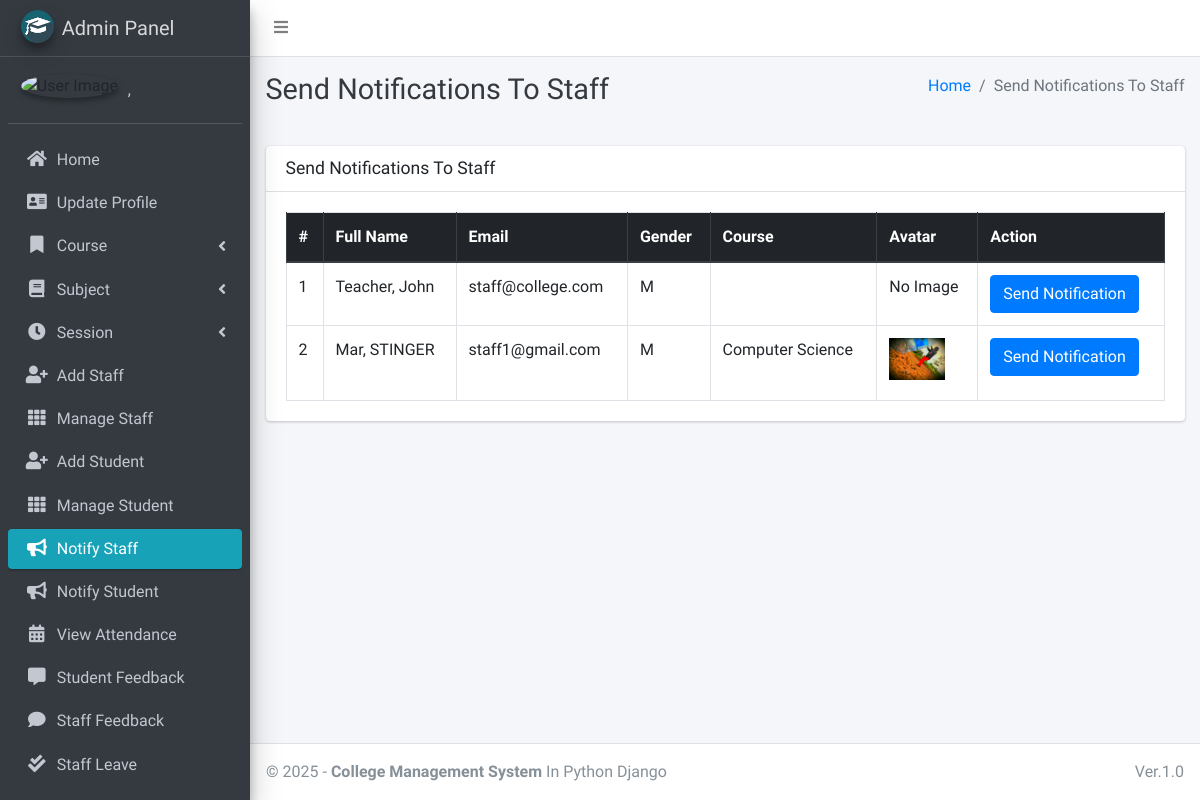
The page /admin_notify_staff (signed in) on the database its author committed.
### main_app/models.py (models this page shows, shortened)
class CustomUser(AbstractUser):
    USER_TYPE = ((1, "HOD"), (2, "Staff"), (3, "Student"))
    GENDER = [("M", "Male"), ("F", "Female")]
    username = None  # Removed username, using email instead
    email = models.EmailField(unique=True)
    user_type = models.CharField(default=1, choices=USER_TYPE, max_length=1)
    gender = models.CharField(max_length=1, choices=GENDER)
    profile_pic = models.ImageField()
    address = models.TextField()
    fcm_token = models.TextField(default="")  # For firebase notifications
    created_at = models.DateTimeField(auto_now_add=True)
    updated_at = models.DateTimeField(auto_now=True)
    USERNAME_FIELD = "email"
    REQUIRED_FIELDS = []
    objects = CustomUserManager()
    def __str__(self):
        return self.last_name + ", " + self.first_name

class Staff(models.Model):
    course = models.ForeignKey(Course, on_delete=models.DO_NOTHING, null=True, blank=False)
    admin = models.OneToOneField(CustomUser, on_delete=models.CASCADE)

class Course(models.Model):
    name = models.CharField(max_length=120)
    created_at = models.DateTimeField(auto_now_add=True)
    updated_at = models.DateTimeField(auto_now=True)

### main_app/hod_views.py (the view)
# urls.py: path("admin_notify_staff", hod_views.admin_notify_staff,
def admin_notify_staff(request):
    staff = CustomUser.objects.filter(user_type=2)
    context = {
        'page_title': "Send Notifications To Staff",
        'allStaff': staff
    }
    return render(request, "hod_template/staff_notification.html", context)

### main_app/templates/hod_template/staff_notification.html (shortened to what this page needs)
{% extends 'main_app/base.html' %}
{% load static %}
{% block page_title %}{{page_title}}{% endblock page_title %}
{% block content %}
<section class="content">
    <div class="container-fluid">
        <div class="row">
            <div class="col-md-12">
                <div class="card">
                    <div class="card-header">
                        <h3 class="card-title">{{page_title}}</h3>
                    </div>
                    <div class="card-body">
                        <table id="example2" class="table table-bordered table-hover">
                            <thead class="thead-dark">
                                <tr>
                                    <th>#</th>
                                    <th>Full Name</th>
                                    <th>Email</th>
                                    <th>Gender</th>
                                    <th>Course</th>
                                    <th>Avatar</th>
                                    <th>Action</th>
                                </tr>
                            </thead>
                            <tbody>
                                {% for staff in allStaff %}
                                <tr>
                                    <td>{{ forloop.counter }}</td>
                                    <td>{{staff.last_name}}, {{staff.first_name}}</td>
                                    <td>{{staff.email}}</td>
                                    <td>{{staff.gender}}</td>
                                    <td>{{staff.staff.course.name}}</td>
                                    <td>
                                        {% if staff.profile_pic == ""  %}
                                        No Image
                                        {% else %}
                                        <img class="img img-fluid mb-2" height="56" width="56"
                                            src="{{staff.profile_pic}}" alt="">
                                        {% endif %}
                                    </td>
                                    <td><button data-toggle = "modal" data-target = "#myModal"class="btn btn-primary show_notification" value="{{staff.id}}">Send Notification</button>
                                    </td>
                                </tr>
                                {% endfor %}
                            </tbody>
                        </table>
                    </div>
                </div>
            </div>
        </div>
    </div>
</section>
{% endblock content %}

### main_app/templates/main_app/base.html (shortened to what this page needs)
{% load static %}
<!DOCTYPE html>
<html>
<head>
    <link rel="stylesheet" href="{% static 'plugins/fontawesome-free/css/all.min.css'%} ">
    <link rel="stylesheet" href="https://code.ionicframework.com/ionicons/2.0.1/css/ionicons.min.css">
    <link rel="stylesheet"
        href="{% static 'plugins/tempusdominus-bootstrap-4/css/tempusdominus-bootstrap-4.min.css'%} ">
    <link rel="stylesheet" href="{% static 'plugins/icheck-bootstrap/icheck-bootstrap.min.css'%} ">
    <link rel="stylesheet" href="{% static 'dist/css/adminlte.min.css'%} ">
    <link rel="stylesheet" href="{% static 'plugins/overlayScrollbars/css/OverlayScrollbars.min.css'%} ">
    <link rel="stylesheet" href="{% static 'plugins/daterangepicker/daterangepicker.css'%} ">
</head>
<body class="hold-transition sidebar-mini layout-fixed">
    <div class="wrapper">
        <nav class="main-header navbar navbar-expand navbar-white navbar-light">
            <ul class="navbar-nav">
                <li class="nav-item">
                    <a class="nav-link" data-widget="pushmenu" href="#"><i class="fas fa-bars"></i></a>
                </li>
            </ul>
        </nav>
        {% include "main_app/sidebar_template.html" with user=user %}
        <div class="content-wrapper">
            <div class="content-header">
                <div class="container-fluid">
                    <div class="row mb-2">
                        <div class="col-sm-6">
                            <h1 class="m-0 text-dark">{% block page_title %}{% endblock page_title %}</h1>
                        </div>
                        <div class="col-sm-6">
                            <ol class="breadcrumb float-sm-right">
                                <li class="breadcrumb-item"><a href="#">Home</a></li>
                                <li class="breadcrumb-item active">{{ page_title }}</li>
                            </ol>
                        </div>
                    </div>
                </div>
            </div>
<section class="content">
    <div class="container-fluid">
        <div class="row">
            <div class="col-md-12">
            </div></div></div></section>
            {% block content %}
            {% endblock content %}
        </div>
        {% include "main_app/footer.html" %}
    </div>
</body>
</html>

### main_app/templates/main_app/sidebar_template.html (shortened to what this page needs)
{% load static %}
<aside class="main-sidebar sidebar-dark-info elevation-4">
    {% if request.user.user_type == '1' %}
    <a href="{% url 'admin_home' %}" class="brand-link">
        <img src="{% static 'dist/img/cmsl.png' %} " alt="AdminLTE Logo"
            class="brand-image img-circle elevation-3" >
        <span class="brand-text font-weight-light">Admin Panel</span>
    </a>
    <div class="sidebar">
        <div class="user-panel mt-3 pb-3 mb-3 d-flex">
            <div class="image">
                <img src="{{ request.user.profile_pic}}" class="img-circle elevation-2" alt="User Image">
            </div>
            <div class="info">
                <a href="#" class="d-block">{{user}}</a>
            </div>
        </div>
        <nav class="mt-2">
            <ul class="nav nav-pills nav-sidebar flex-column" data-widget="treeview" role="menu" data-accordion="false">
                <li class="nav-item">
                    {% url 'admin_home' as admin_home %}
                    <a href="{{admin_home}}" class="nav-link {% if admin_home == request.path %} active {% endif %}">
                        <i class="nav-icon fas fa-home"></i>
                        <p>
                            Home
                        </p>
                    </a>
                </li>
                <li class="nav-item">
                    {% url 'admin_view_profile' as admin_view_profile %}
                    <a href="{{admin_view_profile}}"
                        class="nav-link {% if admin_view_profile == request.path %} active {% endif %}">
                        <i class="nav-icon fas fa-address-card"></i>
                        <p>
                            Update Profile
                        </p>
                    </a>
                </li>
                <li class="nav-item has-treeview">
                    <a href="#" class="nav-link">
                        <i class="nav-icon fas fa-bookmark"></i>
                        <p>
                            Course
                            <i class="fas fa-angle-left right"></i>
                        </p>
                    </a>
                </li>
                <li class="nav-item has-treeview">
                    <a href="#" class="nav-link">
                        <i class="nav-icon fas fa-book"></i>
                        <p>
                            Subject
                            <i class="fas fa-angle-left right"></i>
                        </p>
                    </a>
                </li>
                <li class="nav-item has-treeview">
                    <a href="#" class="nav-link">
                        <i class="nav-icon fas fa-clock"></i>
                        <p>
                            Session
                            <i class="fas fa-angle-left right"></i>
                        </p>
                    </a>
                </li>
                <li class="nav-item">
                    {% url 'add_staff' as add_staff %}
                    <a href="{{add_staff}}" class="nav-link {% if add_staff == request.path %} active {% endif %}">
                        <i class="nav-icon fas fa-user-plus"></i>
                        <p>
                            Add Staff
                        </p>
                    </a>
                </li>
                <li class="nav-item">
                    {% url 'manage_staff' as manage_staff %}
                    {% url 'edit_staff' staff_id as edit_staff %}
                    <a href="{{manage_staff}}"
                        class="nav-link {% if manage_staff == request.path or request.path == edit_staff %} active {% endif %}">
                        <i class="nav-icon fas fa-th"></i>
                        <p>
                            Manage Staff
                        </p>
                    </a>
                </li>
                <li class="nav-item">
                    {% url 'add_student' as add_student%}
                    <a href="{{add_student}}" class="nav-link  {% if add_student == request.path %} active {% endif %}">
                        <i class="nav-icon fas fa-user-plus"></i>
                        <p>
                            Add Student
                        </p>
                    </a>
                </li>
                <li class="nav-item">
                    {% url 'manage_student' as manage_student %}
                    {% url 'edit_student' student_id as edit_student %}
                    <a href="{{manage_student}}"
                        class="nav-link  {% if edit_student == request.path or manage_student == request.path %} active {% endif %}">
                        <i class="nav-icon fas fa-th"></i>
                        <p>
                            Manage Student
                        </p>
                    </a>
                </li>
                <li class="nav-item">
                    {% url 'admin_notify_staff' as admin_notify_staff %}
                    <a href="{{admin_notify_staff}}"
                        class="nav-link {% if admin_notify_staff == request.path %} active {% endif %}">
                        <i class="nav-icon fas fa-bullhorn"></i>
                        <p>
                            Notify Staff
                        </p>
                    </a>
                </li>
                <li class="nav-item">
                    {% url 'admin_notify_student' as admin_notify_student %}
                    <a href="{{admin_notify_student}}"
                        class="nav-link {% if admin_notify_student == request.path %} active {% endif %}">
                        <i class="nav-icon fas fa-bullhorn"></i>
                        <p>
                            Notify Student
                        </p>
                    </a>
                </li>
                <li class="nav-item">
                    {% url 'admin_view_attendance' as admin_view_attendance %}
                <li class="nav-item">
                    <a href="{{admin_view_attendance}}"
                        class="nav-link  {% if admin_view_attendance == request.path %} active {% endif %}">
                        <i class="nav-icon fas fa-calendar-alt"></i>
                        <p>
                            View Attendance
                        </p>
                    </a>
                </li>
                <li class="nav-item">
                    {% url 'student_feedback_message' as student_feedback_message %}
                    <a href="{{ student_feedback_message }}"
                        class="nav-link  {% if student_feedback_message == request.path %} active {% endif %}">
                        <i class="nav-icon fas fa-comment-alt"></i>
                        <p>
                            Student Feedback
                        </p>
                    </a>
                </li>
                <li class="nav-item">
                    {% url 'staff_feedback_message' as staff_feedback_message %}
                    <a href="{{staff_feedback_message}}"
                        class="nav-link   {% if staff_feedback_message == request.path %} active {% endif %}">
                        <i class="nav-icon fas fa-comment"></i>
                        <p>
                            Staff Feedback
                        </p>
                    </a>
                </li>
                <li class="nav-item">
                    {% url 'view_staff_leave' as view_staff_leave %}
                    <a href="{{view_staff_leave}}"
                        class="nav-link  {% if view_staff_leave == request.path %} active {% endif %}">
                        <i class="nav-icon fas fa-check-double"></i>
                        <p>
                            Staff Leave
                        </p>
                    </a>
                </li>
                <li class="nav-item">
                    {% url 'view_student_leave' as view_student_leave %}
                    <a href="{% url 'view_student_leave' %}"
                        class="nav-link  {% if view_student_leave == request.path %} active {% endif %}">
                    </a>
                </li>
                                        {% endif %}
                                    </ul>
                                </nav>
                            </div>
</aside>

### main_app/templates/main_app/footer.html
<footer class="main-footer">
    &copy; {% now "Y" %} - <strong>College Management System</strong>
    In Python Django
    <div class="float-right d-none d-sm-inline-block">
       Ver.1.0
    </div>
</footer>

### rows shown on the page
CustomUser: last_name+first_name ","
CustomUser: last_name "Teacher", first_name "John", email "staff@college.com", gender "M", profile_pic "No Image", {{ staff.id }} 2 (drawn)
CustomUser: last_name "Mar", first_name "STINGER", email "staff1@gmail.com", gender "M", staff.course.name "Computer Science", profile_pic (picture)

### other values the page prints
{{ page_title }} "Send Notifications To Staff"
